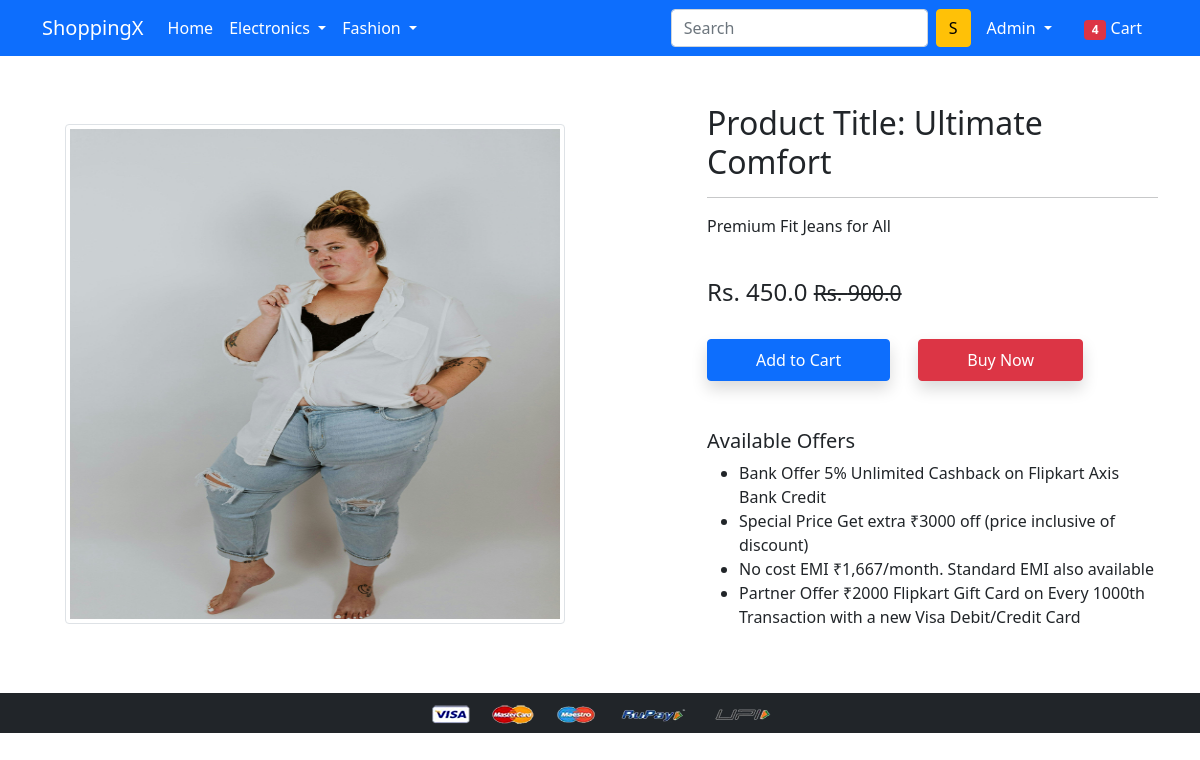
The page /product-detail/2 (signed in) on the database its author committed.
### app/models.py (models this page shows, shortened)
class Product(models.Model):
    title=models.CharField(max_length=100)
    selling_price=models.FloatField()
    discount_price=models.FloatField()
    description=models.TextField()
    brand=models.CharField(max_length=100)
    category=models.CharField(choices=CATEGORY_CHOICES,max_length=2)
    product_image=models.ImageField(upload_to='producting')

### app/views.py (the view)
# urls.py: path('product-detail/<int:pk>', views.ProductDetailView.as_view(), name='product-detail'),
class ProductDetailView(View):
    def get(self,request,pk):
        product=Product.objects.get(pk=pk)
        item_already_in_cart=False
        item_already_in_cart=Cart.objects.filter(Q(product=product.id) & Q(user=request.user)).exists()
        return render(request,'app/productdetail.html',{'product':product,'item_already_in_cart':item_already_in_cart})

### app/templates/app/productdetail.html (shortened to what this page needs)
{% extends 'app/base.html' %}
{% load static %}
{% block main-content %}
<div class="container my-5">
 <div class="row">
  <div class="col-sm-6 text-center align-self-center">
   <img src="{{ product.product_image.url }}" alt="" class="img-fluid img-thumbnail" style="width: 500px; height: 500px;">
  </div>
  <div class="col-sm-5 offset-sm-1">
   <h2>Product Title: {{ product.title }} </h2>
   <hr>
   <p>{{ product.description }}</p> <br>
   <h4>Rs. {{ product.discount_price }} <small class="fw-light text-decoration-line-through">Rs. {{ product.selling_price }}</small></h4> <br>
       <form action="{% url "add-to-cart" %}" class='d-inline'>
           <button type='submit' class='btn btn-primary shadow px-5 py-2'>Add to Cart</button>
        </form>
       <a href="{% url 'buy-now' %}" class="btn btn-danger shadow px-5 py-2 ms-4">Buy Now</a>
   <h5 class="mt-5">Available Offers</h5>
   <ul>
       <li>Bank Offer 5% Unlimited Cashback on Flipkart Axis Bank Credit</li>
       <li>Special Price Get extra ₹3000 off (price inclusive of discount)</li>
       <li>No cost EMI ₹1,667/month. Standard EMI also available</li>
       <li>Partner Offer ₹2000 Flipkart Gift Card on Every 1000th Transaction with a new Visa Debit/Credit Card</li>
   </ul>
  </div>
 </div>
</div>
{% endblock main-content %}

### app/templates/app/base.html (shortened to what this page needs)
<!doctype html>
{% load static %}
<html lang="en">
  <head>
    <link href="https://cdn.jsdelivr.net/npm/bootstrap@5.0.0-beta1/dist/css/bootstrap.min.css" rel="stylesheet">
    <link rel="stylesheet" href="{% static 'app/css/owl.carousel.min.css' %}">
    <link rel="stylesheet" href="{% static 'app/css/all.min.css' %}">
    <link rel="stylesheet" href="{% static 'app/css/style.css' %}">
  </head>
  <body>
    <nav class="navbar navbar-expand-lg navbar-dark bg-primary">
      <div class="container">
        <a class="navbar-brand" href="/">ShoppingX</a>
        <div class="collapse navbar-collapse" id="navbarSupportedContent">
          <ul class="navbar-nav me-auto mb-2 mb-lg-0">
            <li class="nav-item">
              <a class="nav-link active" aria-current="page" href="/">Home</a>
            </li>
            <li class="nav-item dropdown">
              <a class="nav-link dropdown-toggle text-white" href="#" id="electronicsDropdown" role="button" data-bs-toggle="dropdown" aria-expanded="false">
                Electronics
              </a>
            </li>
            <li class="nav-item dropdown">
              <a class="nav-link dropdown-toggle text-white" href="#" id="fashionDropdown" role="button" data-bs-toggle="dropdown" aria-expanded="false">
                Fashion
              </a>
            </li>
          </ul>
          <form class="d-flex">
            <input class="form-control me-2" type="search" placeholder="Search" aria-label="Search">
            <button class="btn btn-warning" type="submit">S</button>
          </form>
          <div>
            <ul class="navbar-nav me-auto mb-2 mb-lg-0">
              {% if request.user.is_authenticated %}
                <li class="nav-item dropdown mx-2">
                  <a class="nav-link dropdown-toggle text-white" href="#" id="profileDropdown" role="button" data-bs-toggle="dropdown" aria-expanded="false">
                    {{ request.user.username |capfirst}}
                  </a>
                </li>
                <li class="nav-item mx-2">
                  <a href="{% url 'showcart' %}" class="nav-link text-white">
                    <span class="badge bg-danger">4</span> Cart
                  </a>
                </li>
              {% endif %}
            </ul>
          </div>
        </div>
      </div>
    </nav>
    {% block main-content %}{% endblock main-content %}
    <footer class="container-fluid bg-dark text-center p-2 mt-5">
      <img src="{% static 'app/images/payment.png' %}" alt="Payment Methods" class="img-fluid" height="2px">
    </footer>
  </body>
</html>

### rows shown on the page
Product: product_image (picture), title "Ultimate Comfort", description "Premium Fit Jeans for All", discount_price "450.0", selling_price "900.0"

### other values the page prints
{{ request.user.username |capfirst }} "Admin"
